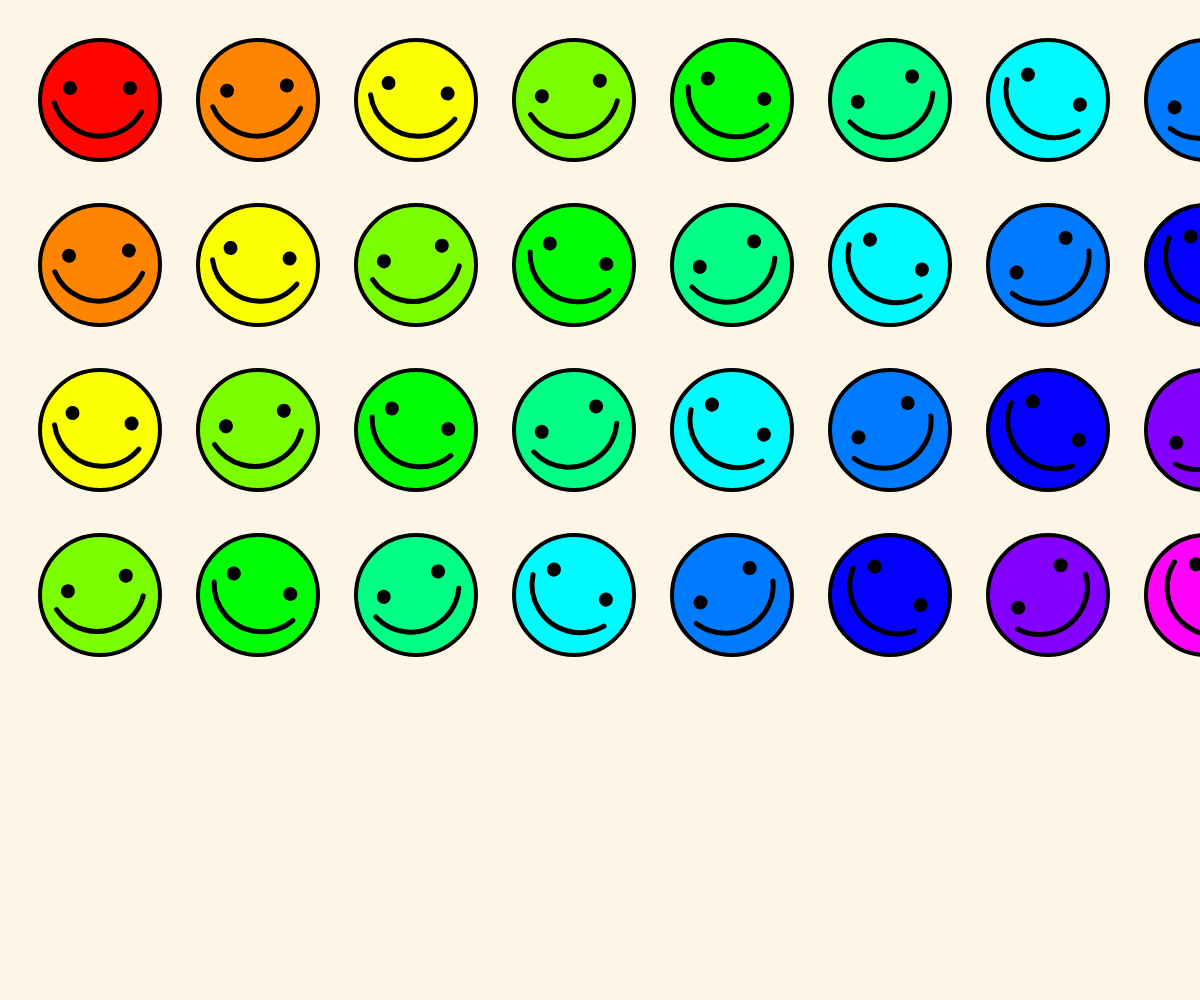
Frame 1 (no input)
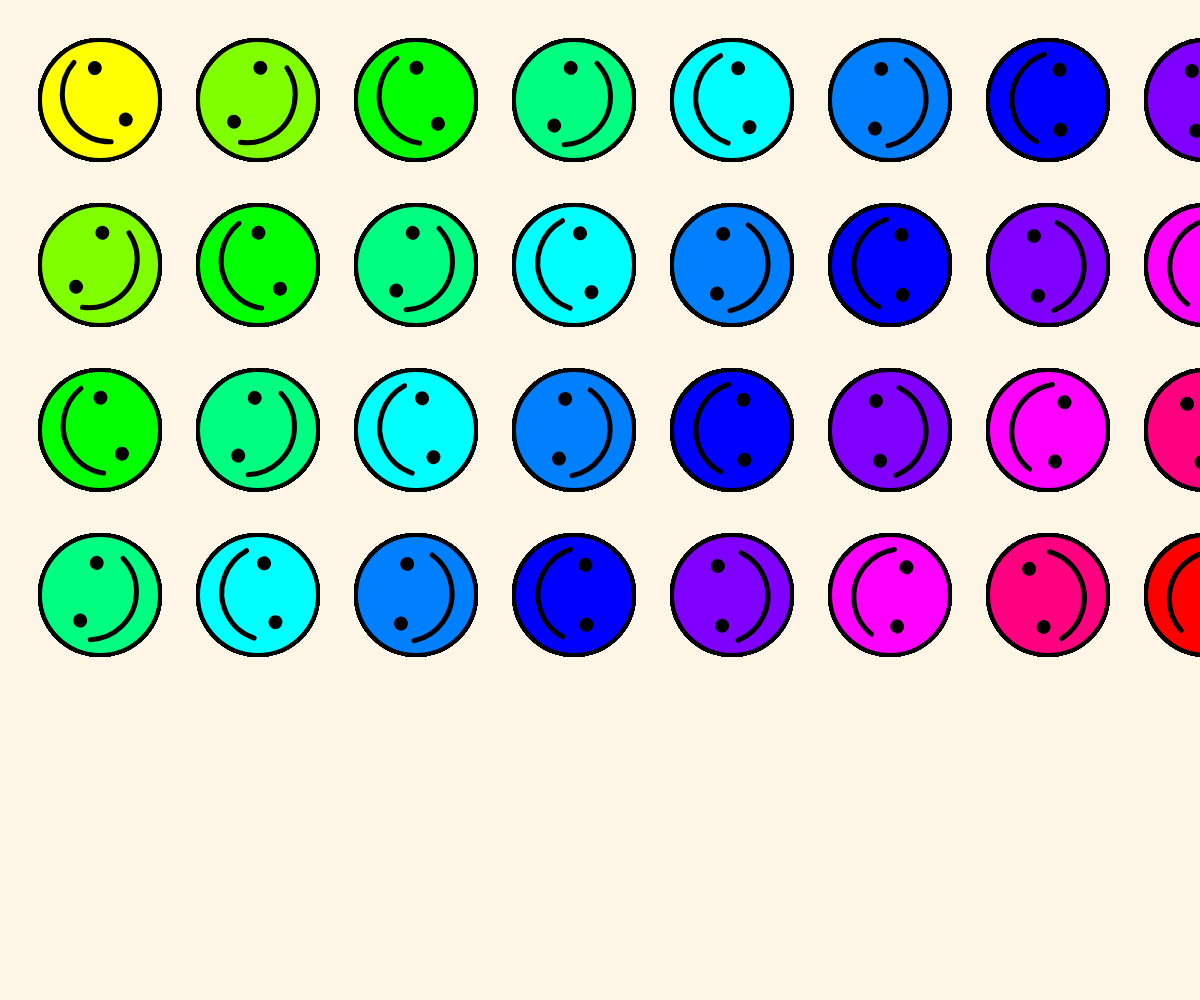
Frame 60 (no input)
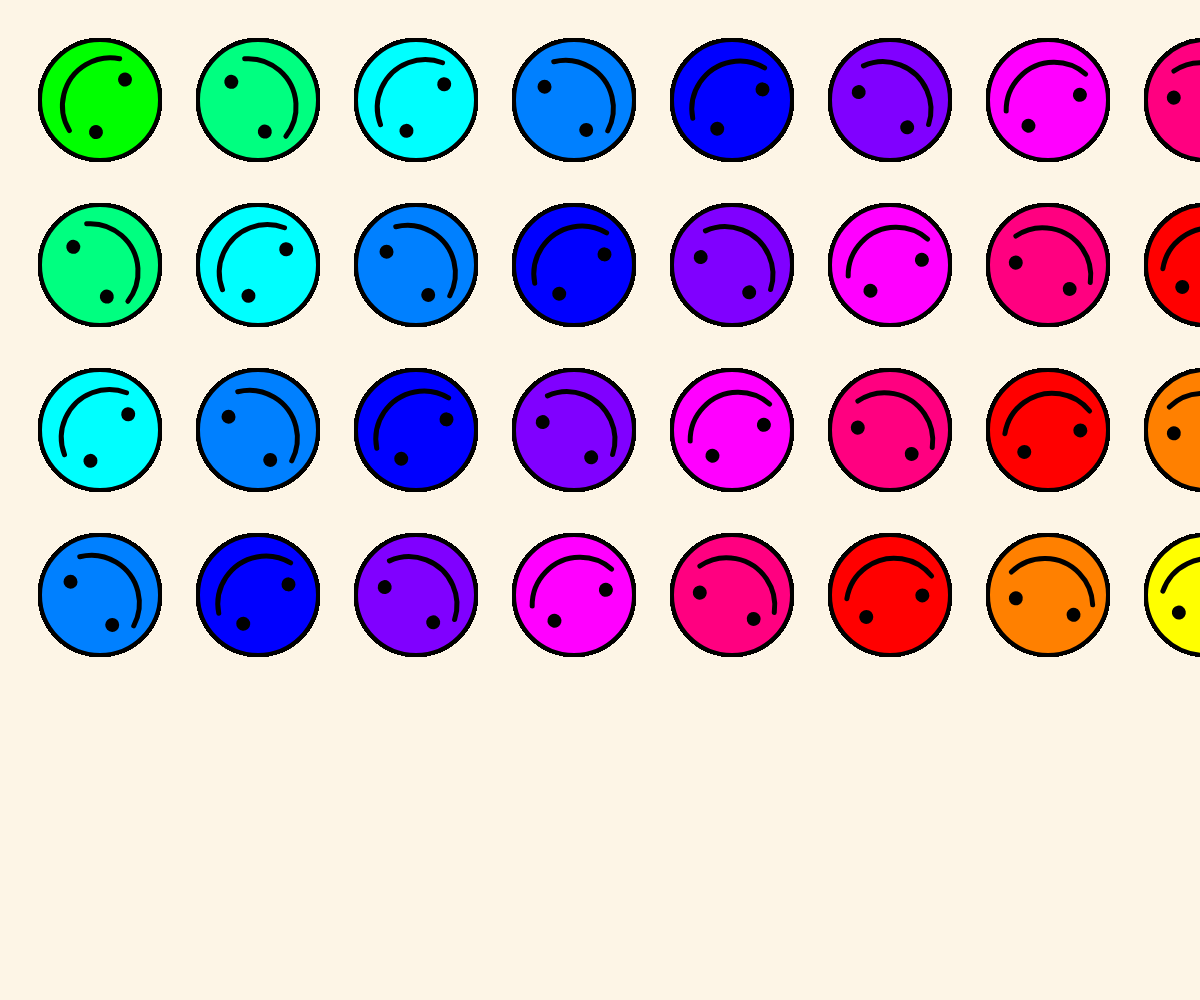
Frame 120 (the mouse pressed at the canvas centre since frame 60)

The p5.js sketch that drew these frames (run headless with seeded random() and noise() and a simulated clock; from frame 60 on, the mouse is pressed at the canvas centre):

// p5.js sketch
// ── sketch.js
let angle = 0;
let hueValue = 0;
let faceColor;

function setup() {
  createCanvas(windowWidth, windowHeight);
  background("OldLace");
  angleMode(DEGREES);
  colorMode(HSB, 360, 100, 100);
  faceColor = randomColor();
}

function randomColor() {
  return color(random(255), random(255), random(255));
}

function draw() {
  let cols = 9;
  let rows = 4;
  let spacingX = 158;
  let spacingY = 165;
  let startX = 100;
  let startY = 100;
  let radius = 120;

  hueValue = (hueValue + 1) % 360;
  let baseHue = frameCount % 360;

  for (let i = 0; i < cols; i++) {
    for (let j = 0; j < rows; j++) {
      const x = startX + i * spacingX;
      const y = startY + j * spacingY;
      const hue = (baseHue + i * 30 + j * 30) % 360;
      const faceCol = color(hue, 100, 100);

      let direction = ((i + j) % 2 === 0) ? 1 : -1;
      let featureAngle = (angle + i * 5 + j * 5) * direction;

      push();
      translate(x, y);
      drawSmiley(0, 0, radius, faceCol, featureAngle);
      pop();
    }
  }

  angle += 1;
}

function drawSmiley(x, y, radius, color, featureAngle) {
  stroke("Black");
  strokeWeight(4);
  fill(color);
  circle(x, y, radius);

  push();
  translate(x, y);
  rotate(featureAngle);

  fill("Black");
  circle(-radius / 4, -radius / 10, 10);
  circle( radius / 4, -radius / 10, 10);

  noFill();
  stroke("black");
  strokeWeight(5);
  arc(0, -radius / 10, radius * 0.8, radius * 0.8, 30, 162, OPEN);

  pop();
}
